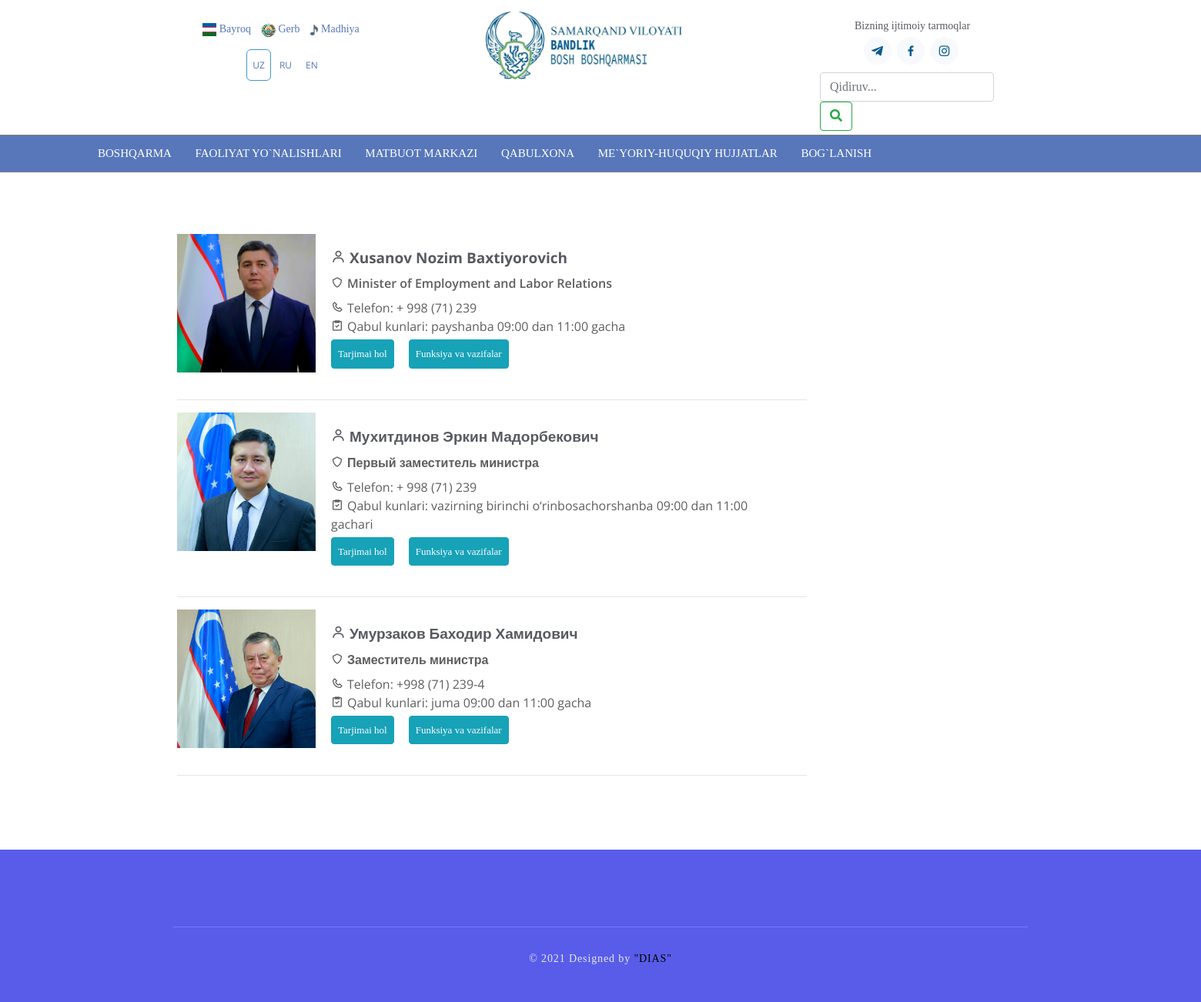
/management/, run on the app's committed database.
### management/models.py (models this page shows, shortened)
class Managment(models.Model):
    name = models.CharField(verbose_name="F.I.SH", max_length=250)
    title = models.CharField(verbose_name="Lavozimi", max_length=250)
    phone = models.CharField(verbose_name="Phone", max_length=15)
    acceptance_dates = models.CharField(verbose_name="Qabul kunlari", max_length=250)
    biography = models.TextField(verbose_name="Tarjimai hol", null=True, blank=True)
    functions_tasks = models.TextField(verbose_name="Funksiya va vazifalar", null=True, blank=True)
    date_time = models.DateTimeField(auto_now_add=True)
    image = models.ImageField()
    class Meta:
        verbose_name="Rahbaryat"
        verbose_name_plural="Rahbaryat azolari"

### management/views.py (the view)
# urls.py: path('management/', ManagmentView.as_view(), name='management'),
class ManagmentView(TemplateView):
    template_name = 'managment.html'
    model = Managment
    def get_context_data(self, **kwargs):
        context = super(ManagmentView, self).get_context_data(**kwargs)
        context['managers_list'] = Managment.objects.all().reverse()
        return context

### templates/managment.html (shortened to what this page needs)
{% extends 'base.html' %}
{% load static %}
{% load i18n %}
{% block content %}
<section class="inner-page">
    <div class="container">
      <div class="row">
          <div class="col-md-9">
{% for manager in managers_list %}
<div class="personalBlock">
                <a target="_blank" href="../../uploads/1550475473_img_20181205_180628_481.jpg">
                <img class="personalImage" src="{{ manager.image.url}}"></a>
        <div class="personalCard">
            <div class="personalCardName"><i class="bx bx-user"></i>{{manager.name}}</div>
            <div class="personalCardPosition"><i class="bx bx-shield"></i>{{ manager.title}}</div>
            <div class="personalCardRecDays"><i class="bx bx-phone"></i>{% translate 'Telefon' %}: {{manager.phone}}</div>
            <div class="personalCardRecDays"><i class="bx bx-task"></i>{% translate 'Qabul kunlari' %}: {{ manager.acceptance_dates}}</div>
            <div class="minButtons js-toggleLinks">
              <a class="btn btn-info p-2" href="#biography">{% translate  'Tarjimai hol' %}</a>
              <a class="btn btn-info p-2" href="#functions">{% translate  'Funksiya va vazifalar' %}</a>
            </div>
        </div>
    </div>
    <hr>
    {% endfor %}
            </div>
          <div class="col-md-3">
      <div class="blog-sidebar margin-b-30">
          <div class="blog-sidebar-content">
            <ul class="timeline-v2">
                             </ul>
          </div>
      </div>
      <div class="blog-sidebar">
        <div class="blog-sidebar-content">
        </div>
      </div>
    </div>
        </div>
    </div>
  </section>
{% endblock content %}

### frontend/static/assets1/css/blue.css (style rules this page uses)
html, body, div, span, applet, object, iframe, h1, h2, h3, h4, h5, h6, p, blockquote, div pre, a, abbr, acronym, address, big, cite, code, del, dfn, em, font, img, ins, kbd, q, s, samp, small, strike, strong, sub, sup, tt, var, b, u, i, center, dl, dt, dd, ol, ul, li, figure, header, nav, section, article, aside, footer, figcaption { margin: 0; padding: 0; border: 0; outline: 0; }
ul, li { padding: 0; margin: 0; list-style: none; }
header, nav, section, article, aside, footer, hgroup { display: block; }
* { box-sizing: border-box; }
html, body { font-family: "Nunito", sans-serif; font-weight: 400; background-color: rgb(209, 25, 25); font-size: 16px; -ms-text-size-adjust: 100%; -webkit-font-smoothing: antialiased; -moz-osx-font-smoothing: grayscale; }
a { text-decoration: none !important; }
ul { margin-bottom: 0px; }
html, body { background: #fff; color: #6F8BA4; font-family: "Nunito", sans-serif; }

### frontend/static/assets1/css/style.css (style rules this page uses)
section { padding: 60px 0; }

### frontend/static/assets/css/style.css (style rules this page uses)
a { color: #5777ba; }
section { padding: 60px 0; overflow: hidden; }
.inner-page .container { background-color: white; padding:20px 20px; }
.personalBlock { margin: 0 0 20px; }
.personalBlock:after { width: 0; height: 0; clear: both; content: ''; display: block; }
.personalCard { overflow: hidden; padding: 20px; }
.personalCardName { font-size: 19px; font-family: "Open Sans", sans-serif; font-weight: 700; margin: 0 0 10px; line-height: 1.2; }
.personalCardPosition { color: #5d5e5f; font-family: "Open Sans", sans-serif; font-weight: 600; margin: 0 0 8px; }
.personalCardRecDays { color: #5d5e5f; font-family: "Open Sans", sans-serif; }
.personalCard .minButtons { padding: 5px 0 0; }
.minButtons a { display: inline-block; vertical-align: middle; padding: 2px 0; color: #fcfcfc; font-size: 13px; text-decoration: none; margin: 0 15px 0 0; }
.personalImage { width: 180px; height: auto; background-position: center; background-repeat: no-repeat; background-size: cover; background-size: auto 100%; float: left; }
.blog-sidebar .blog-sidebar-content { background: #fff; padding: 15px; }
.margin-b-30 { margin-bottom: 30px; }
.timeline-v2 { position: relative; list-style: none; overflow: hidden; padding: 10px 0 0; }
.bx { padding-right: 5px; }
.row { margin-right:-15px;margin-left:-15px }

### data on the page
Managment: image (picture), name "Xusanov Nozim Baxtiyorovich", title "Minister of Employment and Labor Relations", phone "+ 998 (71) 239", acceptance_dates "payshanba 09:00 dan 11:00 gacha"
Managment: image (picture), name "Мухитдинов Эркин Мадорбекович", title "Первый заместитель министра", phone "+ 998 (71) 239", acceptance_dates "vazirning birinchi o‘rinbosachorshanba 09:00 dan 11:00 gachari"
Managment: image (picture), name "Умурзаков Баходир Хамидович", title "Заместитель министра", phone "+998 (71) 239-4", acceptance_dates "juma 09:00 dan 11:00 gacha"

### other printed values
{{ lang.code }} "UZ"
{{ lang.code }} "RU" "EN"
